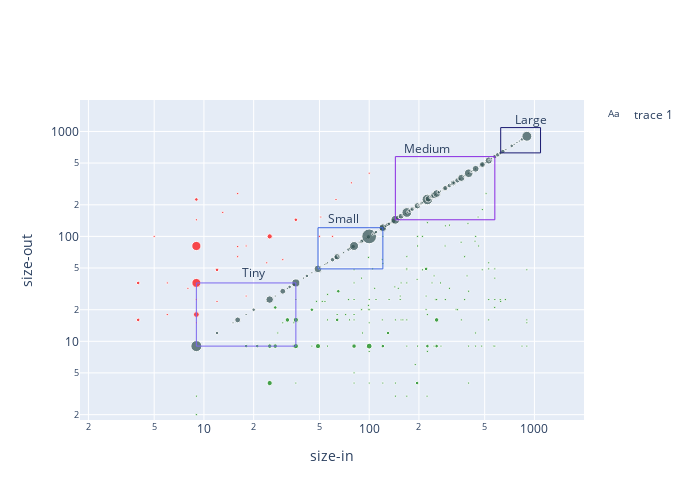
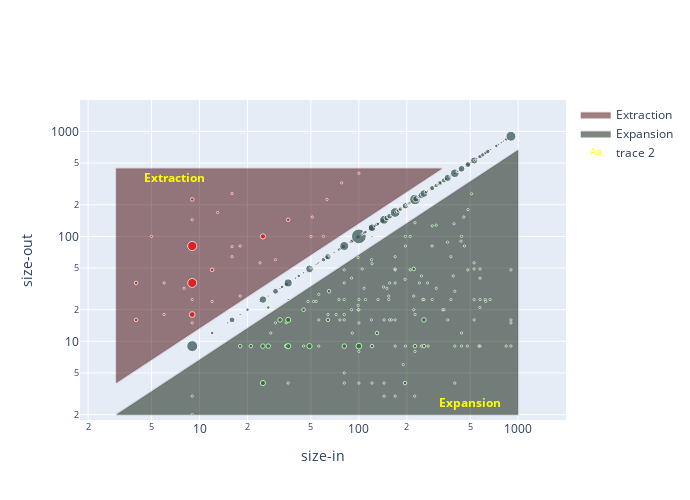

Here is the notebook cell these charts were saved with, in order:
### Code cell
# Distribution
GridStatsDF = GridSizeDF.groupby(['size_in','size_out']).agg({'task_id': 'count', 'comparison': 'first',})\
                                             .rename(columns={'task_id': 'count'}).reset_index(drop=False)
GridStatsDF['color'] = GridStatsDF['comparison'].replace(COMP_COLORS)
# display(GridStatsDF.T)


def plot_distribution(fig = None):

    if fig is None:
        fig = go.Figure()
    
    # Add distribution
    fig.add_trace(
        go.Scatter(x = GridStatsDF['size_in'], 
                   y = GridStatsDF['size_out'],
                text = GridStatsDF['count'],
         marker_size = GridStatsDF['count'].apply(lambda x: np.log2(x+1)*2.25), 
        marker_color = GridStatsDF['color'],
                mode = 'markers', 
          showlegend = False)
    )

    fig.update_layout(width=690, height=500, autosize=False, 
                      xaxis=dict(title="size-in", type="log", range=[0.25, 3.3]), 
                      yaxis=dict(title="size-out", type="log", range=[0.25, 3.3]))

    return fig


"""
Grid-size
"""
fig = plot_distribution()

fig.add_shape(type="rect", x0=9, y0=9, x1=36, y1=36, line=dict(width=1, color="MediumSlateBlue"))
fig.add_shape(type="rect", x0=49, y0=49, x1=121, y1=121, line=dict(width=1, color="RoyalBlue"))
fig.add_shape(type="rect", x0=144, y0=144, x1=576, y1=576, line=dict(width=1, color="BlueViolet"))
fig.add_shape(type="rect", x0=625, y0=625, x1=1089, y1=1089, line=dict(width=1, color="MidnightBlue"))
fig.add_trace(
    go.Scatter(x=[20, 70, 225, 950], 
               y=[44, 144, 666, 1269],
            text=["Tiny","Small","Medium","Large"],
            mode="text",
))

fig.show()

"""
Extraction / Expansion
"""
fig = go.Figure()
fig.add_trace(go.Scatter(x=[3,333,3,3], y=[4,444,444,4], fill="toself", mode='lines', marker_color='rgba(64, 0, 0, .1)', name='Extraction'))
fig.add_trace(go.Scatter(x=[3,999,999,3], y=[2,666,2,2], fill="toself", mode='lines', marker_color='rgba(0, 16, 0, .1)', name='Expansion'))

fig.add_trace(go.Scatter(x=[7, 500], y=[350, 2.5], text=["<b>Extraction</b>","<b>Expansion</b>"], textfont=dict(color='yellow'), mode="text",))

fig = plot_distribution(fig)

fig.show()

### Figure 1 — Plotly figure (JSON) as saved in the notebook; plotly's stock layout.template omitted (floating-point values rounded to 4 significant figures; data arrays with more than 128 entries replaced by an {"elided": "..."} marker saying what was removed)
{"data": [{"marker": {"color": {"elided": "320 str values"}, "size": {"elided": "320 float values"}}, "mode": "markers", "showlegend": false, "text": {"elided": "320 int values"}, "type": "scatter", "x": {"elided": "320 int values"}, "y": {"elided": "320 int values"}}, {"mode": "text", "text": ["Tiny", "Small", "Medium", "Large"], "type": "scatter", "x": [20, 70, 225, 950], "y": [44, 144, 666, 1269]}], "layout": {"autosize": false, "height": 500, "shapes": [{"line": {"color": "MediumSlateBlue", "width": 1}, "type": "rect", "x0": 9, "x1": 36, "y0": 9, "y1": 36}, {"line": {"color": "RoyalBlue", "width": 1}, "type": "rect", "x0": 49, "x1": 121, "y0": 49, "y1": 121}, {"line": {"color": "BlueViolet", "width": 1}, "type": "rect", "x0": 144, "x1": 576, "y0": 144, "y1": 576}, {"line": {"color": "MidnightBlue", "width": 1}, "type": "rect", "x0": 625, "x1": 1089, "y0": 625, "y1": 1089}], "width": 690, "xaxis": {"range": [0.25, 3.3], "title": {"text": "size-in"}, "type": "log"}, "yaxis": {"range": [0.25, 3.3], "title": {"text": "size-out"}, "type": "log"}}}

### Figure 2 — Plotly figure (JSON) as saved in the notebook; plotly's stock layout.template omitted (floating-point values rounded to 4 significant figures; data arrays with more than 128 entries replaced by an {"elided": "..."} marker saying what was removed)
{"data": [{"fill": "toself", "marker": {"color": "rgba(64, 0, 0, .1)"}, "mode": "lines", "name": "Extraction", "type": "scatter", "x": [3, 333, 3, 3], "y": [4, 444, 444, 4]}, {"fill": "toself", "marker": {"color": "rgba(0, 16, 0, .1)"}, "mode": "lines", "name": "Expansion", "type": "scatter", "x": [3, 999, 999, 3], "y": [2, 666, 2, 2]}, {"mode": "text", "text": ["<b>Extraction</b>", "<b>Expansion</b>"], "textfont": {"color": "yellow"}, "type": "scatter", "x": [7, 500], "y": [350, 2.5]}, {"marker": {"color": {"elided": "320 str values"}, "size": {"elided": "320 float values"}}, "mode": "markers", "showlegend": false, "text": {"elided": "320 int values"}, "type": "scatter", "x": {"elided": "320 int values"}, "y": {"elided": "320 int values"}}], "layout": {"autosize": false, "dragmode": "zoom", "height": 500, "width": 690, "xaxis": {"range": [0.25, 3.3], "title": {"text": "size-in"}, "type": "log"}, "yaxis": {"range": [0.25, 3.3], "title": {"text": "size-out"}, "type": "log"}}}
